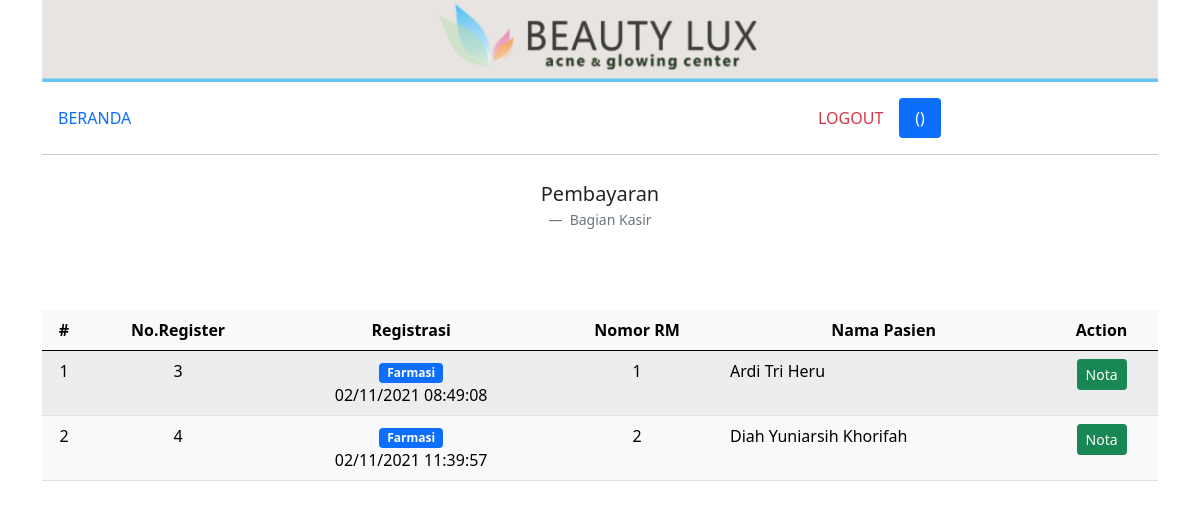
Page /kasir.php on the earlier database version.
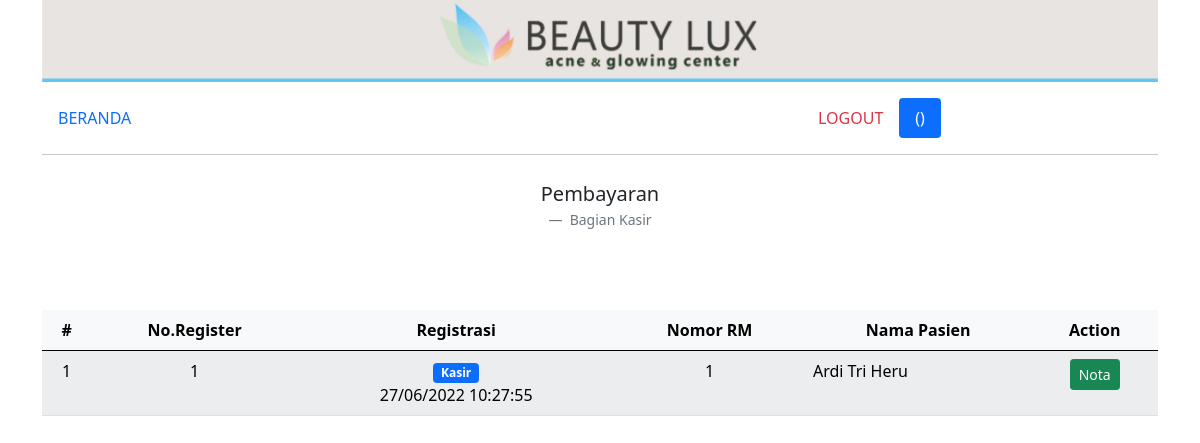
Same page on the later database version.
### tables this page shows
CREATE TABLE `detail_penjualan` (
  `id_detail_penjualan` int(100) NOT NULL AUTO_INCREMENT,
  `id_treatment` int(100) NOT NULL,
  `id_produk` int(100) NOT NULL,
  `harga_satuan` int(5) NOT NULL,
  `jumlah` int(3) NOT NULL,
  `tanggal` timestamp NOT NULL DEFAULT current_timestamp() ON UPDATE current_timestamp(),
  PRIMARY KEY (`id_detail_penjualan`),
  KEY `id_detail_penjualan` (`id_detail_penjualan`),
  KEY `id_produk` (`id_produk`)
);

CREATE TABLE `treatment` (
  `id_treatment` int(100) NOT NULL AUTO_INCREMENT,
  `id_customer` int(10) NOT NULL,
  `id_user` int(3) NOT NULL,
  `dokter` varchar(50) NOT NULL,
  `konsultasi` varchar(100) NOT NULL,
  `note` varchar(100) NOT NULL,
  `tanggal` timestamp NOT NULL DEFAULT current_timestamp() ON UPDATE current_timestamp(),
  `status` int(1) NOT NULL,
  `kesimpulan` varchar(100) DEFAULT NULL,
  PRIMARY KEY (`id_treatment`),
  KEY `id_treatment` (`id_treatment`),
  KEY `id_customer` (`id_customer`),
  CONSTRAINT `treatment_ibfk_1` FOREIGN KEY (`id_customer`) REFERENCES `customer` (`id_customer`)
);

CREATE TABLE `customer` (
  `id_customer` int(10) NOT NULL AUTO_INCREMENT,
  `nama` varchar(50) NOT NULL,
  `tgl_lahir` date NOT NULL,
  `tempat_lahir` varchar(20) NOT NULL,
  `alamat` varchar(100) NOT NULL,
  `no_hp` varchar(13) NOT NULL,
  PRIMARY KEY (`id_customer`),
  KEY `id_customer` (`id_customer`)
);

### kasir.php (the view)
<?php include('templates/header.php'); ?>
<div class="container">
    <div class="row">
        <div class="col-md-12">
            <img src="img/header.jpg" class="img-fluid" alt="...">
        </div>
    </div>
    <div class="row mt-3 mb-2">
        <div class="col">
            <?php include('menu.php'); ?>
        </div>
    </div>
    <div class="row">
        <figure class="text-center">
            <blockquote class="blockquote">
                <p>Pembayaran</p>
            </blockquote>
            <figcaption class="blockquote-footer">
                Bagian Kasir
            </figcaption>
        </figure>
    </div>
    <div class="row mt-5">
        <div class="col-md-12">
            <table class="table table-hover table-light table-striped">
                <thead>
                    <tr>
                        <th class="text-center" scope="col">#</th>
                        <th class="text-center" scope="col">No.Register</th>
                        <th class="text-center" scope="col">Registrasi</th>
                        <th class="text-center" scope="col">Nomor RM</th>
                        <th class="text-center" scope="col">Nama Pasien</th>
                        <th class="text-center" scope="col">Action</th>
                    </tr>
                </thead>
                <tbody>
                    <?php
                    $no = 1;
                    include 'templates/koneksi.php';
                    $query = mysqli_query($koneksi, "
                    SELECT *,
                    CASE
                    WHEN treatment.status = 0 THEN 'Proses konsultasi'
                    WHEN treatment.status = 1 THEN 'Farmasi'
                    WHEN treatment.status = 2 THEN 'Kasir'
                    WHEN treatment.status = 3 THEN 'Terbayar'
                    END AS nm_status
                    FROM detail_penjualan
                    JOIN treatment
                    ON detail_penjualan.id_treatment = treatment.id_treatment
                    JOIN customer
                    ON treatment.id_customer = customer.id_customer
                    GROUP BY detail_penjualan.id_treatment
                    ");
                    while ($d = mysqli_fetch_array($query)) {
                    ?>
                        <tr>
                            <td class="text-center" scope="row"><?= $no++; ?></td>
                            <td class="text-center" scope="row"><?= $d['id_treatment']; ?></td>
                            <td class="text-center" scope="row"><span class="badge bg-primary"><?= $d['nm_status']; ?></span><br><?= date('d/m/Y H:i:s', strtotime($d['tanggal'])); ?></td>
                            <td class="text-center" scope="row"><?= $d['id_customer']; ?></td>
                            <td class="text-right" scope="row"><?= $d['nama']; ?></td>
                            <td class="text-center" scope="row">
                                <a href="kasir_nota.php?id_treatment=<?= $d['id_treatment']; ?>&nama=<?= $d['nama']; ?>" type="button" class="btn btn-success btn-sm">Nota</a>
                            </td>
                        </tr>
                    <?php } ?>
            </table>
        </div>
    </div>
</div>
<?php include('templates/footer.php'); ?>

Differences in the rows shown:
removed detail_penjualan: id_treatment.id_treatment "4", nm_status "Farmasi", id_treatment.tanggal "02/11/2021 11:39:57", customer.id_customer "2", customer.nama "Diah Yuniarsih Khorifah"
changed detail_penjualan "Ardi Tri Heru": id_treatment.id_treatment "3" → "1"; nm_status "Farmasi" → "Kasir"; id_treatment.tanggal "02/11/2021 08:49:08" → "27/06/2022 10:27:55"
